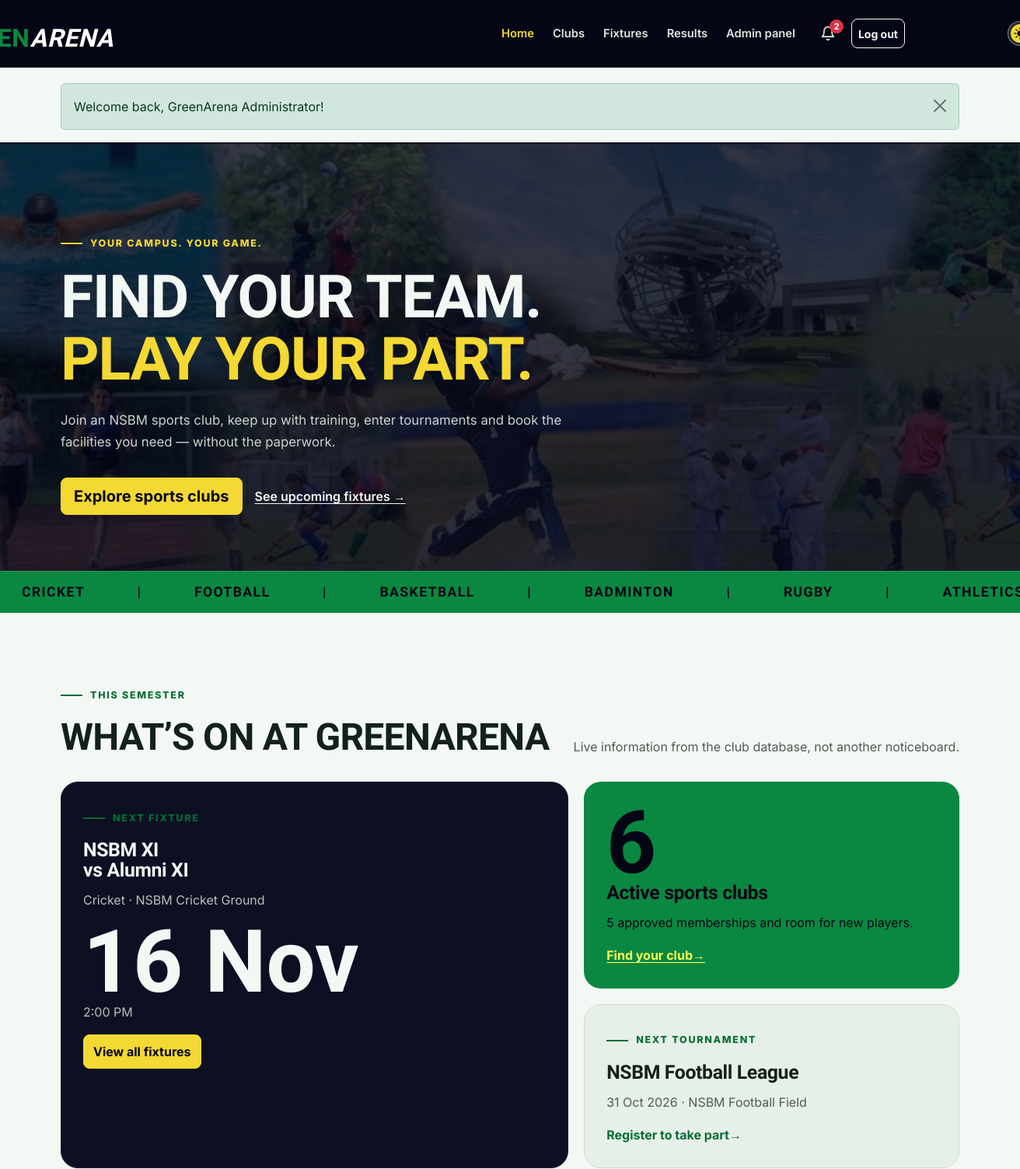
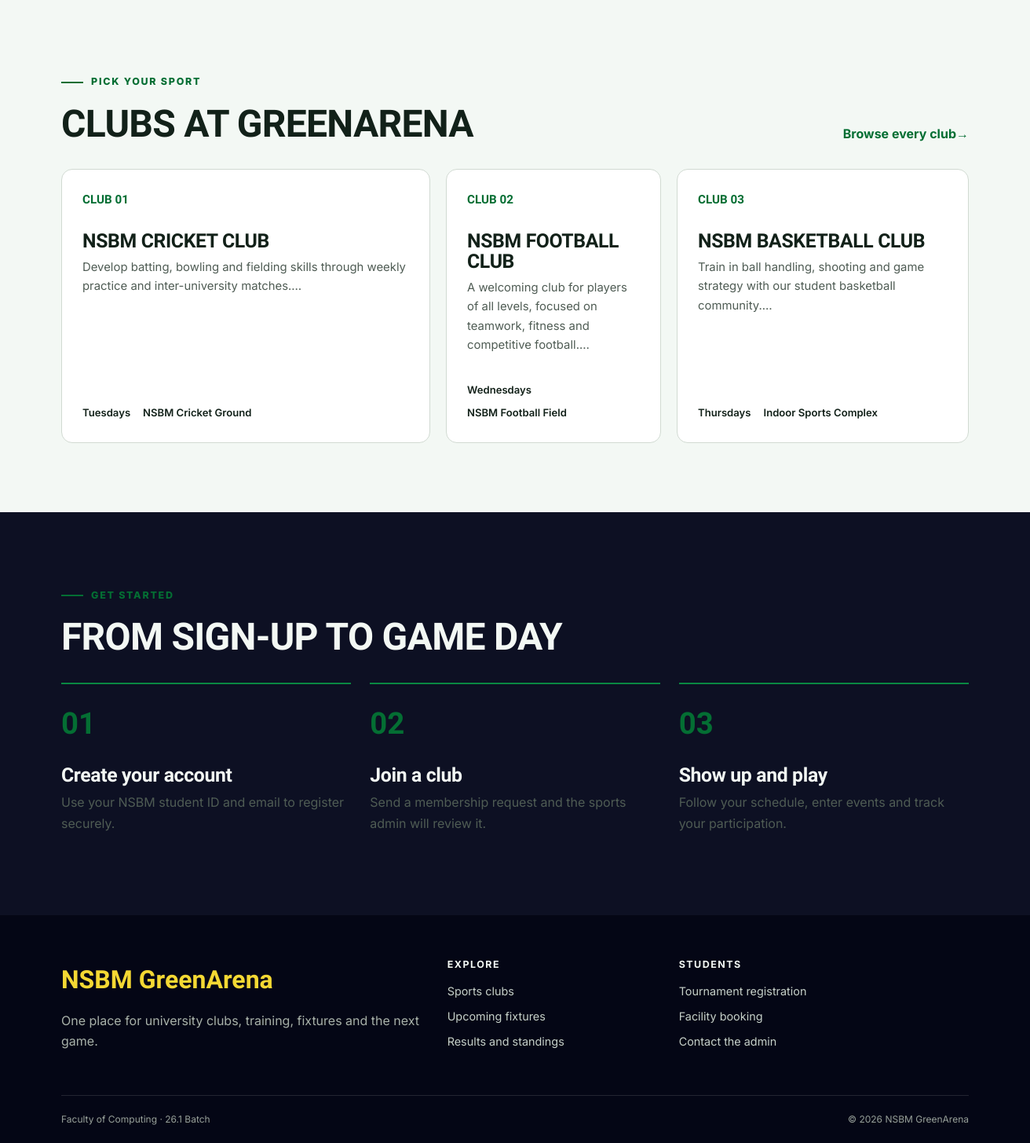
The page / (signed in) on the database its author committed (2 pictures, top to bottom).
### tables this page shows
CREATE TABLE matches (
    id INT UNSIGNED AUTO_INCREMENT PRIMARY KEY,
    tournament_id INT UNSIGNED NULL,
    sport VARCHAR(80) NOT NULL,
    home_team VARCHAR(100) NOT NULL,
    away_team VARCHAR(100) NOT NULL,
    match_datetime DATETIME NOT NULL,
    venue VARCHAR(120) NOT NULL,
    status ENUM('scheduled', 'completed', 'cancelled') NOT NULL DEFAULT 'scheduled',
    home_score SMALLINT UNSIGNED NULL,
    away_score SMALLINT UNSIGNED NULL,
    created_at TIMESTAMP DEFAULT CURRENT_TIMESTAMP,
    FOREIGN KEY (tournament_id) REFERENCES tournaments(id) ON DELETE SET NULL
);

CREATE TABLE tournaments (
    id INT UNSIGNED AUTO_INCREMENT PRIMARY KEY,
    name VARCHAR(120) NOT NULL,
    sport VARCHAR(80) NOT NULL,
    description TEXT NOT NULL,
    start_date DATE NOT NULL,
    end_date DATE NOT NULL,
    venue VARCHAR(120) NOT NULL,
    registration_deadline DATE NOT NULL,
    max_teams SMALLINT UNSIGNED NOT NULL DEFAULT 8,
    status ENUM('upcoming', 'ongoing', 'completed') NOT NULL DEFAULT 'upcoming',
    created_at TIMESTAMP DEFAULT CURRENT_TIMESTAMP
);

CREATE TABLE clubs (
    id INT UNSIGNED AUTO_INCREMENT PRIMARY KEY,
    name VARCHAR(100) NOT NULL UNIQUE,
    sport VARCHAR(80) NOT NULL,
    description TEXT NOT NULL,
    coach_name VARCHAR(100) NOT NULL,
    meeting_day VARCHAR(20) NOT NULL,
    location VARCHAR(120) NOT NULL,
    max_members SMALLINT UNSIGNED NOT NULL DEFAULT 30,
    status ENUM('active', 'inactive') NOT NULL DEFAULT 'active',
    created_at TIMESTAMP DEFAULT CURRENT_TIMESTAMP
);

### includes/functions.php (called while the page is built, shortened)
<?php
function e($value)
{
    return htmlspecialchars($value ?? '', ENT_QUOTES);
}
function url($path = '')
{
    return BASE_PATH . '/' . ltrim($path, '/');
}
function run_query($sql, $params = [])
{
    global $connection;
    $statement = mysqli_prepare($connection, $sql);
    if (count($params) > 0) {
        $types = str_repeat('s', count($params));
        mysqli_stmt_bind_param($statement, $types, ...$params);
    }
    if (!mysqli_stmt_execute($statement)) {
        die('SQL error: ' . mysqli_stmt_error($statement));
    }
    return $statement;
}
function fetch_all($sql, $params = [])
{
    $statement = run_query($sql, $params);
    $result = mysqli_stmt_get_result($statement);
    return mysqli_fetch_all($result, MYSQLI_ASSOC);
}
function fetch_one($sql, $params = [])
{
    $rows = fetch_all($sql, $params);
    if (count($rows) > 0) {
        return $rows[0];
    }
    return false;
}
function format_date($date, $format = 'd M Y')
{
    if ($date) {
        return date($format, strtotime($date));
    }
    return 'Not set';
}
function format_time($time)
{
    if ($time) {
        return date('g:i A', strtotime($time));
    }
    return 'Not set';
}

### index.php (the view, shortened to what this page needs)
<?php
$clubCount = (int) fetch_one("SELECT COUNT(*) AS total FROM clubs WHERE status = 'active'")['total'];
$memberCount = (int) fetch_one("SELECT COUNT(*) AS total FROM memberships WHERE status = 'approved'")['total'];
$nextMatch = fetch_one("SELECT * FROM matches WHERE status = 'scheduled' AND match_datetime >= NOW() ORDER BY match_datetime LIMIT 1");
$nextTournament = fetch_one("SELECT * FROM tournaments WHERE status != 'completed' AND end_date >= CURDATE() ORDER BY start_date LIMIT 1");
$featuredClubs = fetch_all("SELECT * FROM clubs WHERE status = 'active' ORDER BY id LIMIT 3");
include __DIR__ . '/includes/header.php';
?>
<section class="hero">
    <div class="container">
        <div class="hero-grid">
            <div>
                <span class="hero-kicker">Your campus. Your game.</span>
                <h1 class="hero-title">Find your team.<br><span>Play your part.</span></h1>
                <p class="hero-copy">Join an NSBM sports club, keep up with training, enter tournaments and book the facilities you need — without the paperwork.</p>
                <div class="hero-actions">
                    <a class="btn btn-highlight btn-lg" href="<?= e(url('clubs.php')) ?>">Explore sports clubs</a>
                    <a class="text-link" href="<?= e(url('fixtures.php')) ?>">See upcoming fixtures →</a>
                </div>
            </div>
        </div>
    </div>
    <?php $sports = ['CRICKET', 'FOOTBALL', 'BASKETBALL', 'BADMINTON', 'RUGBY', 'ATHLETICS']; ?>
    <div class="ticker" aria-hidden="true">
        <div class="ticker-track">
            <?php for ($g = 0; $g < 4; $g++): ?>
                <?php foreach ($sports as $s): ?>
                    <span><?= $s ?> &nbsp;</span>
                    <span>| &nbsp;</span>
                <?php endforeach; ?>
            <?php endfor; ?>
        </div>
    </div>
</section>
<section class="section" aria-labelledby="whats-on-title">
    <div class="container">
        <div class="section-heading">
            <div><span class="section-kicker">This semester</span>
                <h2 id="whats-on-title">What’s on at GreenArena</h2>
            </div>
            <p>Live information from the club database, not another noticeboard.</p>
        </div>
        <div class="bento-grid">
            <article class="info-tile info-tile-dark bento-main">
            <span class="section-kicker">Next fixture</span>
            <?php if ($nextMatch): ?>
                <h3><?= e($nextMatch['home_team']) ?><br>vs <?= e($nextMatch['away_team']) ?></h3>
                <p><?= e($nextMatch['sport']) ?> · <?= e($nextMatch['venue']) ?></p>
                <span class="big-number"><?= format_date($nextMatch['match_datetime'], 'd M') ?></span>
                <p><?= format_time($nextMatch['match_datetime']) ?></p>
                <a class="btn btn-highlight" href="<?= e(url('fixtures.php')) ?>">View all fixtures</a>
            <?php else: ?>
                <h3>No fixtures scheduled yet</h3><p>Check back soon for the next game.</p>
            <?php endif; ?>
            </article>
            <article class="info-tile info-tile-green">
            <span class="big-number"><?= $clubCount ?></span>
            <h3>Active sports clubs</h3>
            <p><?= $memberCount ?> approved memberships and room for new players.</p>
            <a class="link-arrow" href="<?= e(url('clubs.php')) ?>">Find your club</a>
            </article>
            <article class="info-tile">
            <span class="section-kicker">Next tournament</span>
            <?php if ($nextTournament): ?>
                <h3><?= e($nextTournament['name']) ?></h3>
                <p><?= format_date($nextTournament['start_date']) ?> · <?= e($nextTournament['venue']) ?></p>
                <a class="link-arrow" href="<?= e(url('student/registrations.php')) ?>">Register to take part</a>
            <?php else: ?>
                <h3>New tournaments coming soon</h3>
            <?php endif; ?>
            </article>
        </div>
    </div>
</section>
<section class="section pt-0" aria-labelledby="featured-clubs-title">
    <div class="container">
        <div class="section-heading">
            <div><span class="section-kicker">Pick your sport</span>
                <h2 id="featured-clubs-title">Clubs at GreenArena</h2>
            </div>
            <a class="link-arrow" href="<?= e(url('clubs.php')) ?>">Browse every club</a>
        </div>
        <div class="club-grid">
            <?php foreach ($featuredClubs as $index => $club): ?>
                <a class="club-card" href="<?= e(url('club.php?id=' . $club['id'])) ?>">
                <span class="club-number">CLUB <?= str_pad((string) ($index + 1), 2, '0', STR_PAD_LEFT) ?></span>
                <h3><?= e($club['name']) ?></h3>
                <p><?= e(substr($club['description'], 0, 110)) ?>…</p>
                <div class="club-meta"><span><?= e($club['meeting_day']) ?>s</span><span><?= e($club['location']) ?></span>
                </div>
                </a>
            <?php endforeach; ?>
        </div>
    </div>
</section>
<section class="section section-dark" aria-labelledby="how-title">
    <div class="container">
        <div class="section-heading">
            <div><span class="section-kicker">Get started</span>
                <h2 id="how-title">From sign-up to game day</h2>
            </div>
        </div>
        <div class="steps">
            <article class="step">
            <h3>Create your account</h3>
            <p>Use your NSBM student ID and email to register securely.</p></article>
            <article class="step">
            <h3>Join a club</h3>
            <p>Send a membership request and the sports admin will review it.</p></article>
            <article class="step">
            <h3>Show up and play</h3>
            <p>Follow your schedule, enter events and track your participation.</p></article>
        </div>
    </div>
</section>
<?php include __DIR__ . '/includes/footer.php'; ?>

### rows shown on the page
matches: home_team "NSBM XI", away_team "Alumni XI", sport "Cricket", venue "NSBM Cricket Ground", match_datetime "16 Nov", match_datetime "2:00 PM"
tournaments: name "NSBM Football League", start_date "31 Oct 2026", venue "NSBM Football Field"
clubs: index "01", name "NSBM CRICKET CLUB", description "Develop batting, bowling and fielding skills through weekly practice and inter-university matches.", meeting_day "Tuesday", location "NSBM Cricket Ground"
clubs: index "02", name "NSBM FOOTBALL CLUB", description "A welcoming club for players of all levels, focused on teamwork, fitness and competitive football.", meeting_day "Wednesday", location "NSBM Football Field"
clubs: index "03", name "NSBM BASKETBALL CLUB", description "Train in ball handling, shooting and game strategy with our student basketball community.", meeting_day "Thursday", location "Indoor Sports Complex"

### other values the page prints
$unreadNotifications "2"
$message['message'] "Welcome back, GreenArena Administrator!"
$s "CRICKET"
$s "FOOTBALL"
$s "BASKETBALL"
$s "BADMINTON"
$s "RUGBY"
$clubCount "6"
$memberCount "5"
